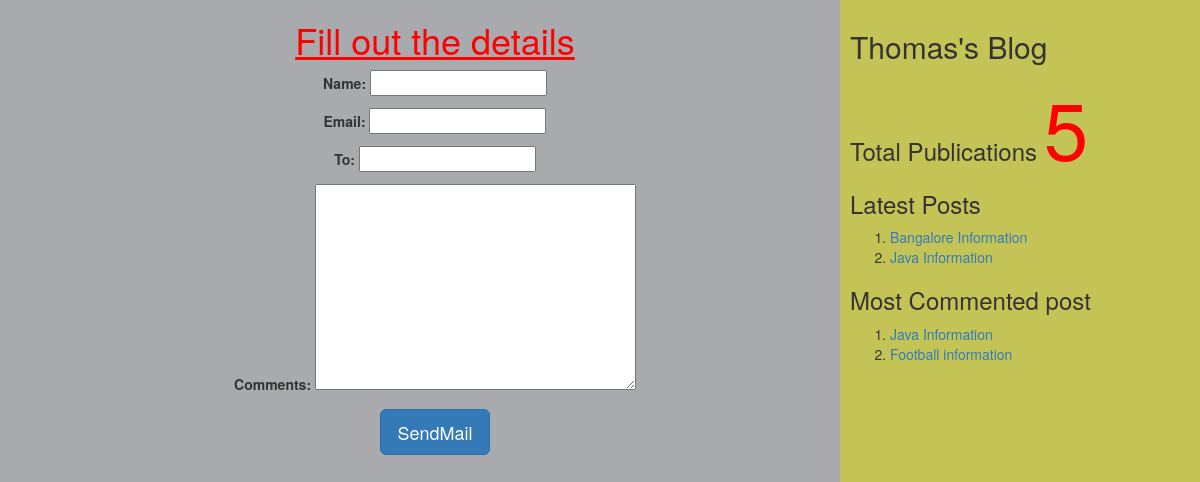
The page /2/share on the database its author committed.
### myApp/models.py (models this page shows, shortened)
class Post(models.Model):
    tags=TaggableManager()
    STATUS_CHOICE=(('draft','Draft'),('published','Published'))
    title=models.CharField(max_length=200)
    slug=models.SlugField(max_length=50,unique_for_date='publish')
    author=models.ForeignKey(User,related_name='blog_posts',on_delete=models.CASCADE)
    body=models.TextField()
    publish=models.DateTimeField(default=timezone.now)
    created=models.DateTimeField(auto_now_add=True)
    updated=models.DateTimeField(auto_now=True)
    status=models.CharField(max_length=20,choices=STATUS_CHOICE,default='draft')
    objects=CustomManager()
    class Meta:
        ordering=('-publish',)
    def get_absolute_url(self):
        return reverse('post_detail',args=[self.publish.year,self.publish.strftime('%m'),self.publish.strftime('%d'),self.slug])

### myApp/views.py (the view, shortened to what this page needs)
# urls.py: url(r'^(?P<id>\d+)/share',views.mail_send_view),
def mail_send_view(request,id):
    post=get_object_or_404(Post,id=id,status='published')
    form=EmailSendForm()
    d={'post':post,'form':form}
    return render(request,'myApp/sharebymail.html',d)

### myApp/forms.py
class EmailSendForm(forms.Form):
    name=forms.CharField()
    email=forms.EmailField()
    to=forms.EmailField()
    comments=forms.CharField(required=False,widget=forms.Textarea)

### myApp/models.py (called while the page is built)
    def get_queryset(self):
        return super().get_queryset().filter(status='published')

### myApp/templatetags/mytags.py (called while the page is built)
@register.simple_tag
def total_posts():
    return Post.objects.count()

@register.inclusion_tag('myApp/latest_post.html')
def show_latest_posts(count=3):
    latest_posts=Post.objects.order_by('-publish')[:count]
    return {'latest_posts':latest_posts}

@register.simple_tag
def get_most_commented_posts(count=2):
    return Post.objects.annotate(total_comments=Count('comments')).order_by('-total_comments')[:count]

### templates/myApp/sharebymail.html (shortened to what this page needs)
<html>
    {%extends 'myApp/parent.html' %}
        {%block content_block%}
        <center>
        <h1 style="color: red;"><u>Fill out the details</u></h1>
        <form method="post">
            {{form.as_p}}
            <input type="submit" class="btn btn-lg btn-primary" value="SendMail">
        </form>
    </center>
        {%endblock%}

### templates/myApp/parent.html (shortened to what this page needs)
<html>
    {%load mytags%}
    <head>
        <link rel="stylesheet" href="https://maxcdn.bootstrapcdn.com/bootstrap/3.3.7/css/bootstrap.min.css">
    </head>
    <body>
        <div class="content" style="width:70%;float:left;height: 100%;background-color:a8aaad;padding: 0 0 0 30px;">
            {%block content_block%}
            {%endblock%}
        </div>
        <div class="sidebar" style="width:30%;float:right;height: 100%;background-color:c4c456;padding: 10px;">
            <h2>Thomas's Blog</h2>
            <h3>Total Publications
                <span style="color:red;font-size: 80px;">
                {%total_posts%}</span>
                <h3>Latest Posts</h3>
                {% show_latest_posts 2%}
                <h3>Most Commented post</h3>
                {%get_most_commented_posts as m%}
                <ol>
                    {%for post in m%}
                    <li>
                        <a href="{{post.get_absolute_url}}">{{post.title}}</a>
                    </li>
                    {%endfor%}
                </ol>
            </h3>
        </div>
    </body>
</html>

### templates/myApp/latest_post.html (shortened to what this page needs)
<html>
<body>
    <ol>
    {%for post in latest_posts%}
    <li><a href="{{post.get_absolute_url}}">{{post.title}}</a></li>
    {%endfor%}
</body>
</html>

### rows shown on the page
Post: title "Bangalore Information"
Post: title "Java Information"
Post: title "Football information"
